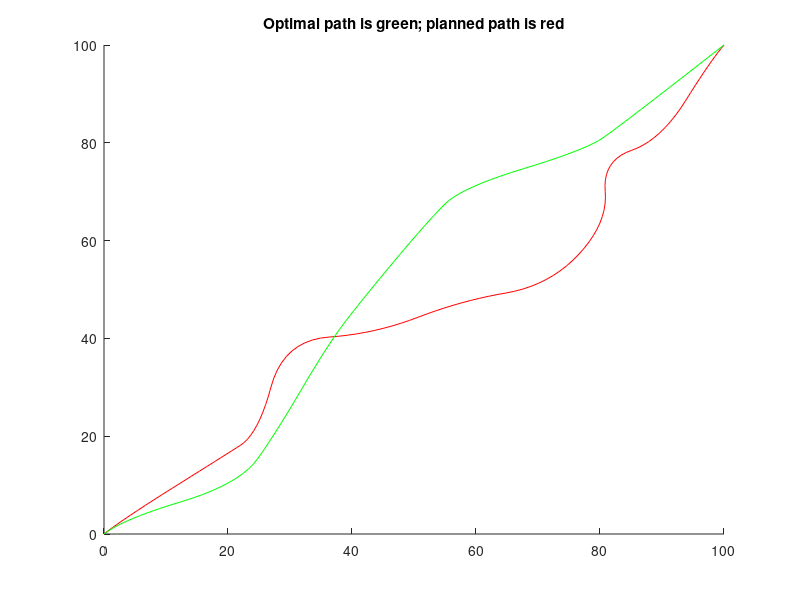

Write the MATLAB code that produced this figure.
path_t = importdata('path_t.txt');
start_t = importdata('start_t.txt');
path_t_opt = importdata('path_t_opt.txt');
start_t_opt = importdata('start_t_opt.txt');

path_e = importdata('path_e.txt');
start_e = importdata('start_e.txt');
path_e_opt = importdata('path_e_opt.txt');
start_e_opt = importdata('start_e_opt.txt');

path_d = importdata('path_d.txt');
start_d = importdata('start_d.txt');
path_d_opt = importdata('path_d_opt.txt');
start_d_opt = importdata('start_d_opt.txt');


global n_obs obs obs_rad uav_finite_size uav_ws delta_t t;

%t = 1, e = 2, d = 3
comp = 1;

hold on

for j = 1 : 2
    
    if j == 1
        if comp == 1
        Path_bez = path_t;
        path_start = start_t;
        elseif comp == 2
         Path_bez = path_e;
        path_start = start_e;   
        else
          Path_bez = path_d;
        path_start = start_d;  
        end
    elseif j == 2
        if comp == 1
        Path_bez = path_t_opt;
        path_start = start_t_opt;
        elseif comp == 2
         Path_bez = path_e_opt;
        path_start = start_e_opt;   
        else
          Path_bez = path_d_opt;
        path_start = start_d_opt;  
        end
    end
    
    %plot(Path_bez(:,1),Path_bez(:,2),'Color',[0, 0.5, 0]); %plots path of UAV
    
    if uav_finite_size == 1
        for i = 1 : length(path_start)
            x = path_start(i,1) - uav_ws : 0.001 : path_start(i,1)+ uav_ws;
            y =  (uav_ws^2 - (x - path_start(i,1)).^2).^0.5 + path_start(i,2); %top part of circle
            y1 = -(uav_ws^2 - (x - path_start(i,1)).^2).^0.5 + path_start(i,2); %bottom part of circle
            
            if j == 1
                
                plot(x,y,'r');
                plot(x,y1,'r');
            elseif j == 2
                
                plot(x,y,'g');
                plot(x,y1,'g');
            else
                
                plot(x,y,'y');
                plot(x,y1,'y');
            end
        end
    end
    
    if j == 1
        plot(Path_bez(:,1),Path_bez(:,2),'r'); %
        
    elseif j == 2
        plot(Path_bez(:,1),Path_bez(:,2),'g'); %g

    end
    
end

%plot static obstacles
for j = 1 : n_obs
    
    
    plot(obs(j,1),obs(j,2),'xb'); % static obstacles' centers
    x = obs(j,1) - obs_rad(j) : 0.001 : obs(j,1)+ obs_rad(j);
    y =  (obs_rad(j)^2 - (x - obs(j,1)).^2).^0.5 + obs(j,2); %top part of circle
    y1 = -(obs_rad(j)^2 - (x - obs(j,1)).^2).^0.5 + obs(j,2); %bottom part of circle
    
    plot(x,y,'b');
    plot(x,y1,'b');
end
xlim([0 100])
ylim([0 100])

title('Optimal path is green; planned path is red');
%title('Comparison to Optimal Time Path');
%title('Comparison to Optimal Energy Use Path');
%legend('Planned Path','Optimal Path');

hold off;